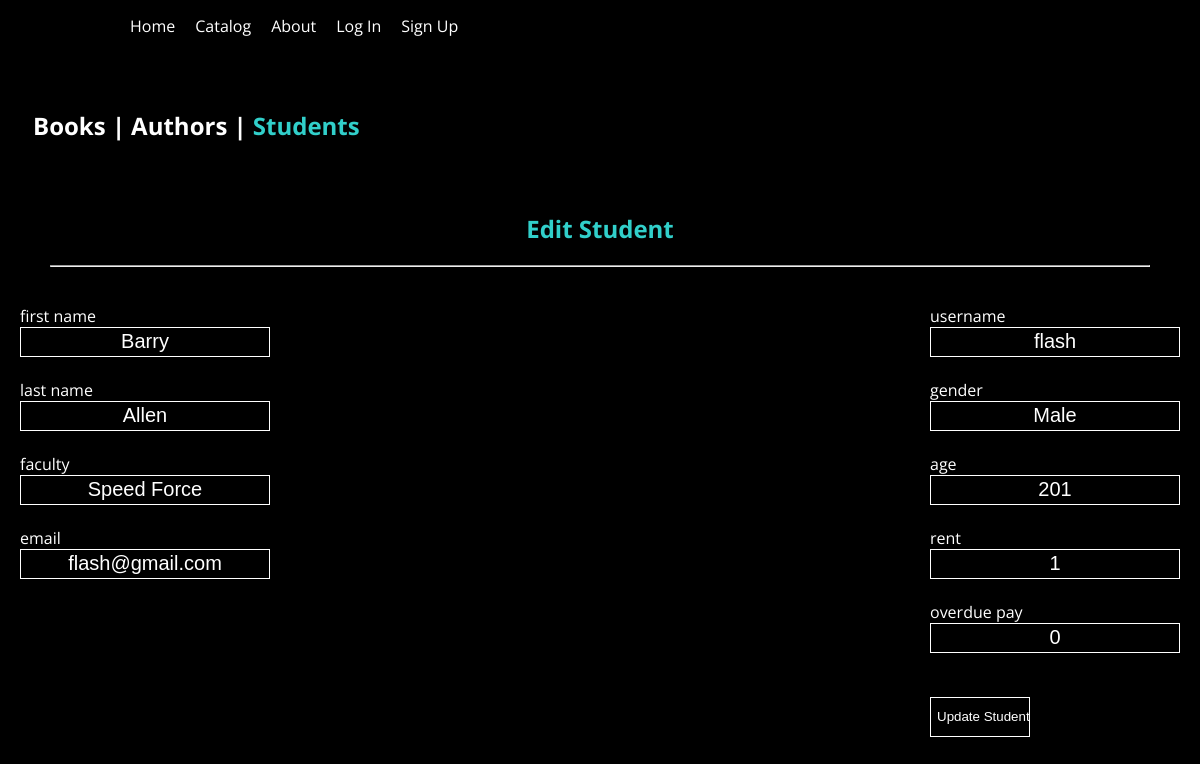
Page /editStudent.php?editID=14 on the earlier database version.
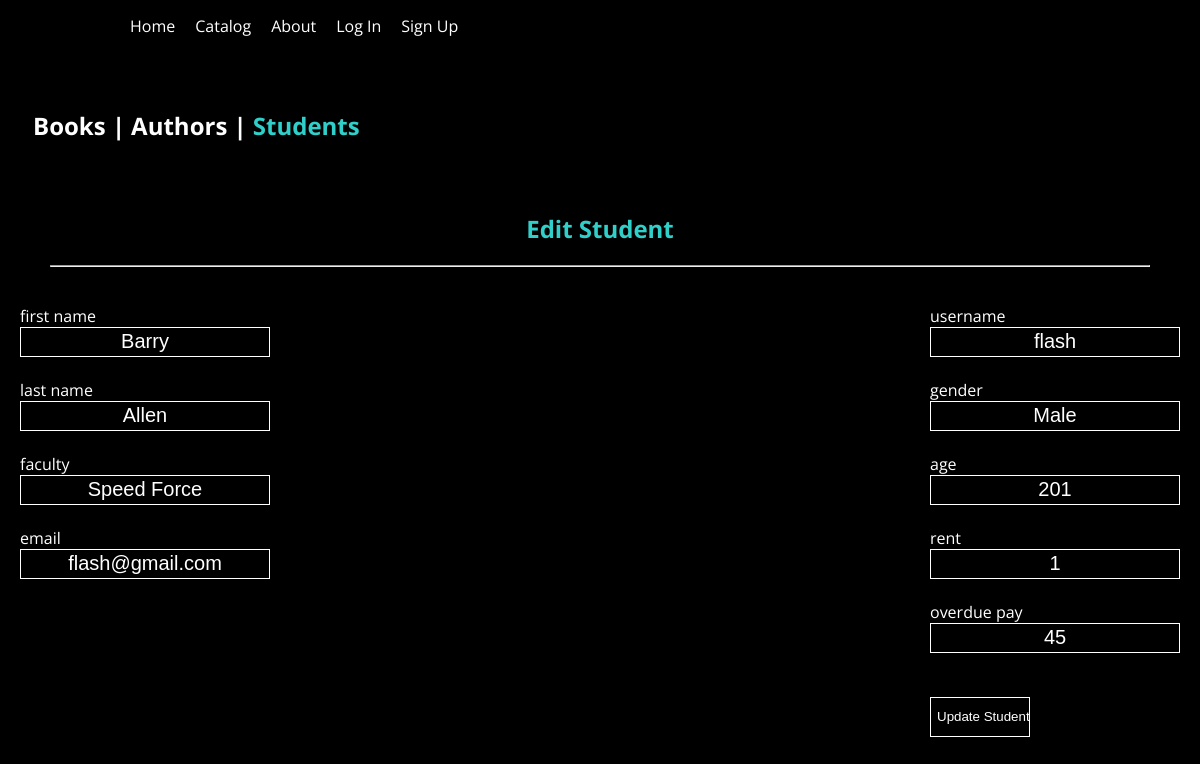
Same page on the later database version.
### tables this page shows
CREATE TABLE `students` (
  `studentID` int(11) NOT NULL,
  `fName` varchar(45) NOT NULL,
  `lName` varchar(45) NOT NULL,
  `faculty` varchar(255) NOT NULL,
  `email` varchar(255) NOT NULL,
  `username` varchar(255) NOT NULL,
  `passwd` varchar(255) NOT NULL,
  `gender` varchar(25) NOT NULL,
  `age` int(11) NOT NULL,
  `anyRent` tinyint(1) NOT NULL,
  `overduePay` float NOT NULL
);

### editStudent.php (the view, shortened to what this page needs)
<?php
require_once('connect.php');
$editID = $_GET['editID'];
$q = "SELECT * FROM students WHERE studentID = '$editID'";
$result = $mysqli->query($q);
$editStudent = $result -> fetch_array();
?>
<html>
<link rel="stylesheet" type="text/css" href="design.css">
<body>
<header> <?php require_once('header.php') ?> </header>
	<br><br>
			<center>
				<div class="flatSidebar">
					<ul>
						<li><a href='bookMenu.php'><h2><span>Books</span> | </h2></a></li>
						<li><a href='authorMenu.php'><h2><span>Authors</span> | </h2></a></li>
						<li><a href='studentMenu.php'><h2><span class="active">Students</span></h2></a></li>
					</ul>
				</div>
			</center><br><br><br><br>
			<center>
				<div style="color: white;padding: 30px;">
					<h2><span id="addBooksButton" class="flatChoiceActive"><a>Edit Student</a></span></h2>
					<hr>
				</div>
			</center>
			<form id="updateStudent" action="updateStudent.php" method="POST">
					<div style="float:left">
						<label>first name</label><br>
						<input type="text" name="fName" class="flatInput" value="<?=$editStudent['fName']?>">
						<br><br>
						<label>last name</label><br>
						<input type="text" name="lName" class="flatInput" value="<?=$editStudent['lName']?>">
						<br><br>
						<label>faculty</label><br>
						<input type="text" name="faculty" class="flatInput" value="<?=$editStudent['faculty']?>">
						<br><br>
						<label>email</label><br>
						<input type="text" name="email" class="flatInput"  value="<?=$editStudent['email']?>">
						<br><br>
					</div>
					<div style="float:right">
						<label>username</label><br>
						<input type="text" name="username" class="flatInput" value="<?=$editStudent['username']?>">
						<br><br>
						<label>gender</label><br>
						<input type="text" name="gender" class="flatInput" value="<?=$editStudent['gender']?>">
						<br><br>
						<label>age</label><br>
						<input type="text" name="age" class="flatInput" value="<?=$editStudent['age']?>">
						<br><br>
						<label>rent</label><br>
						<input type="text" name="rent" class="flatInput" value="<?=$editStudent['anyRent']?>">
						<br><br>
						<label>overdue pay</label><br>
						<input type="text" name="overdue" class="flatInput" value="<?=$editStudent['overduePay']?>">
						<br><br>
						<br>
						<input type="submit" style="width:100px" value="Update Student" class="flatButton">
					</div>
</form>
</body>
</html>

Differences in the rows shown:
changed students "Barry": overdue "0" → "45"
